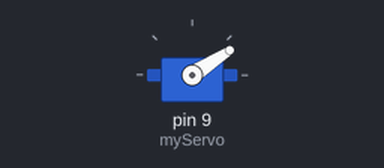
Simulated run of this sketch. Board: Arduino Uno, built with avr-gcc and run on an emulated ATmega328P. On the bench: servo.

Above: at 0.15 s.
At 0.75 s:
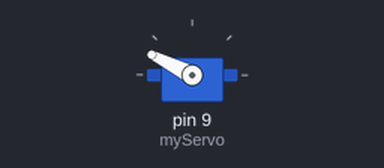
At 2.61 s:
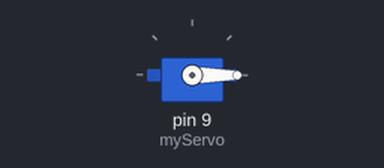
At 12.1 s:
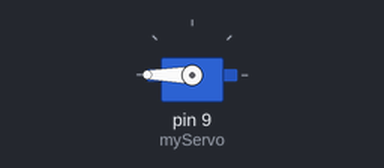
Timing chart, 0 to 13.6 s (numbered marks = the images above):
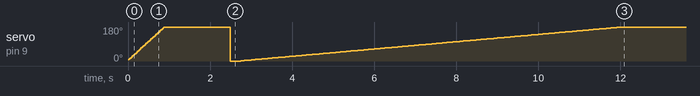

The sketch:

motor.ino
```cpp
#include <Servo.h>
Servo myServo; // create a servo object

int potVal = 0; // variable to read the value from the analog pin

void setup() {
    myServo.attach(9); // attaches the servo on pin 9 to the servo object
    Serial.begin(9600); // open a serial connection to your computer
}

void loop() {
    // set the servo position
    potVal += 3;
    myServo.write(potVal+3);

    // wait for the servo to get there
    delay(15);
}
```
